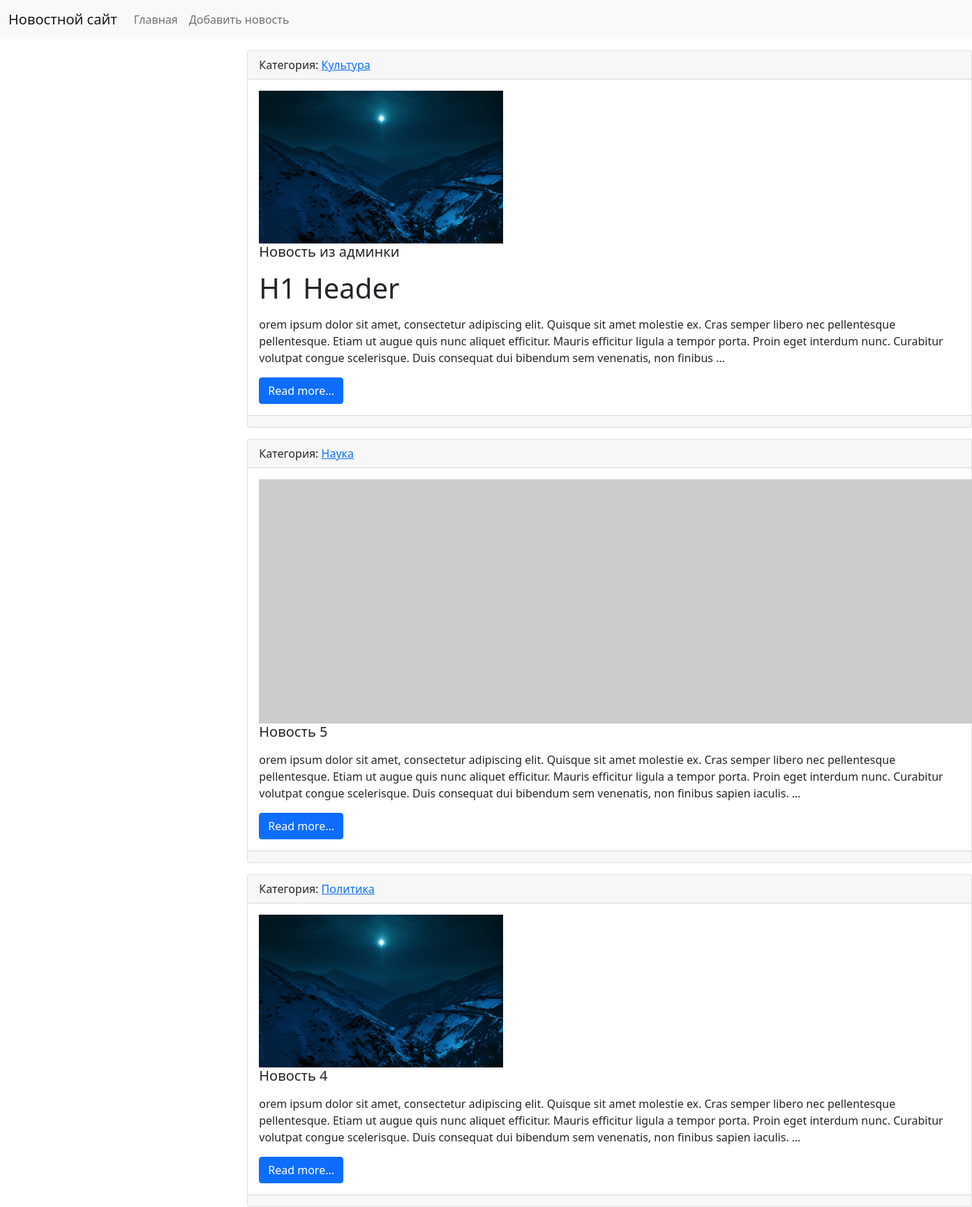
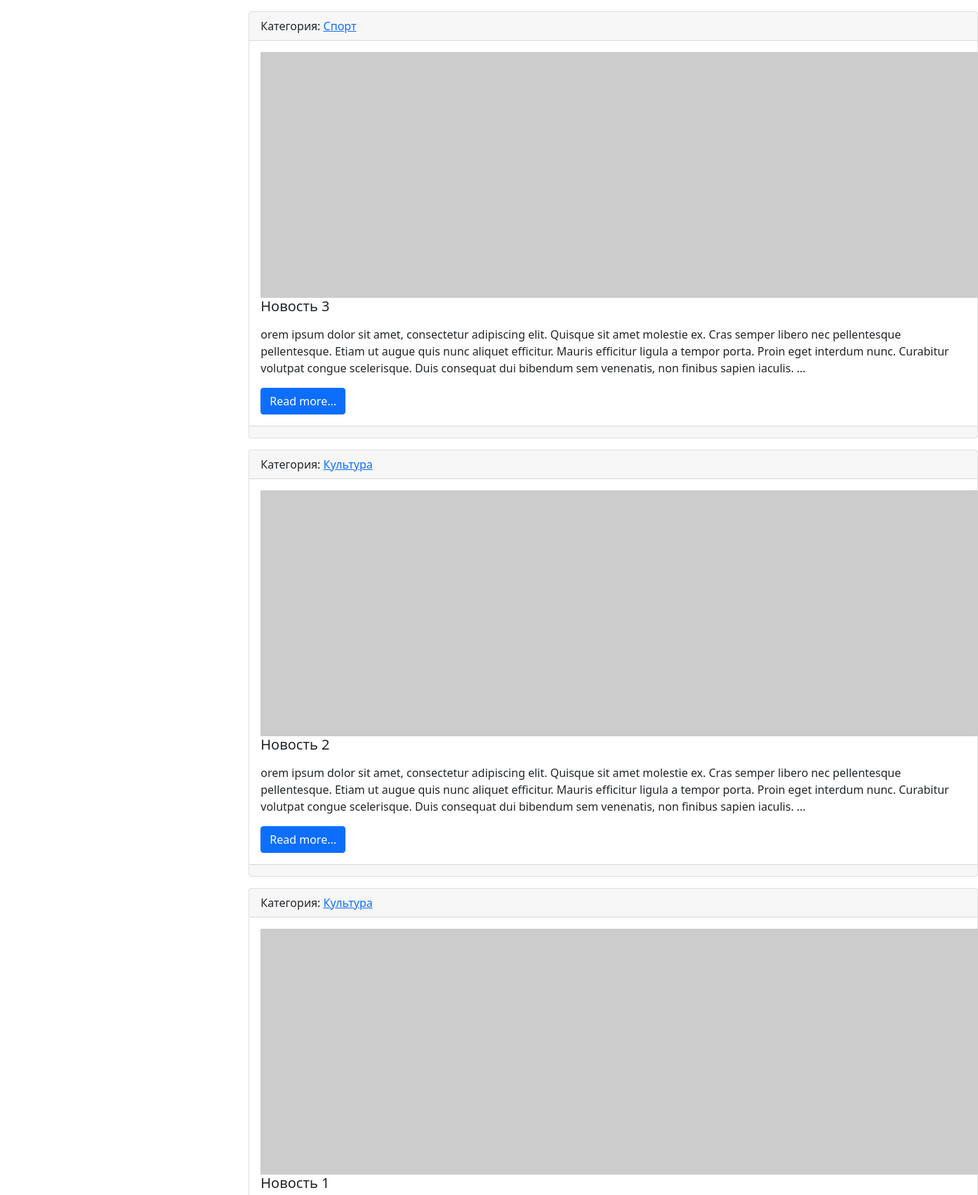
The page / (upper part) on the database its author committed (2 pictures, top to bottom).
### news/models.py (models this page shows, shortened)
class News(models.Model):
    title = models.CharField(max_length=150, verbose_name='Наименование')
    content = models.TextField(blank=True, verbose_name='Контент')
    created_at = models.DateTimeField(auto_now_add=True, verbose_name='Дата публикации')
    updated_at = models.DateTimeField(auto_now=True, verbose_name='Обновлено')
    photo = models.ImageField(upload_to='photos/%Y/%m/$d/', verbose_name='Фото', blank=True)
    is_published = models.BooleanField(default=True, verbose_name='Опубликовано')
    category = models.ForeignKey('Category', on_delete=models.PROTECT, null=True, verbose_name='Категория')
    class Meta:
        verbose_name = 'Новость'
        verbose_name_plural = 'Новости'
        ordering = ['-created_at']

class Category(models.Model):
    title = models.CharField(max_length=150, db_index=True, verbose_name='Наименование категории')
    def __str__(self):
        return self.title
    class Meta:
        verbose_name = 'Категория'
        verbose_name_plural = 'Категории'
        ordering = ['title']

### news/views.py (the view)
# urls.py: path('', index, name='home'),
def index(request):
    news = News.objects.all()
    context = {
        'news': news,
        'title': 'Список новостей',
    }
    return render(request, template_name='news/index.html', context=context)

### news/templates/news/index.html (shortened to what this page needs)
{% extends 'base.html' %}
{% block content %}
<div class=".col-md-9">
            {% for item in news %}
            <div class="card mb-3">
                <div class="card-header">
                    Категория: <a href="{% url 'category' item.category.pk %}"> {{ item.category }}</a>
                </div>
                <div class="card-body">
                    <div class="media">
                        {% if item.photo %}
                        <img src="{{ item.photo.url }}" alt="" width="350" class="mr-3">
                        {% else %}
                        <img src="https://picsum.photos/id/1060/350/235/?blur=2" alt="" class="mr-3">
                        {% endif %}
                        <div class="media-body">
                            <h5 class="card-title">{{ item.title }}</h5>
                            <p class="card-text">{{ item.content|safe|linebreaks|truncatewords:50 }}</p>
                            <a href="#" class="btn btn-primary">Read more...</a>
                        </div>
                    </div>
                </div>
                <div class="card-footer text-muted">
                </div>
            </div>
            {% endfor %}
        </div>
{% endblock %}

### rows shown on the page
News: category "Культура", photo (picture), title "Новость из админки", content "H1 Header orem ipsum dolor sit amet, consectetur adipiscing elit. Quisque sit amet molestie ex. Cras semper libero nec pellentesque pellentesque. Etiam ut augue quis nunc aliquet efficitur. Mauris efficitur ligula a tempor porta. Proin eget interdum nunc. Curabitur volutpat congue scelerisque. Duis consequat dui bibendum sem venenatis, non finibus …"
News: category "Наука", title "Новость 5", content "orem ipsum dolor sit amet, consectetur adipiscing elit. Quisque sit amet molestie ex. Cras semper libero nec pellentesque pellentesque. Etiam ut augue quis nunc aliquet efficitur. Mauris efficitur ligula a tempor porta. Proin eget interdum nunc. Curabitur volutpat congue scelerisque. Duis consequat dui bibendum sem venenatis, non finibus sapien iaculis. …"
News: category "Политика", photo (picture), title "Новость 4", content "orem ipsum dolor sit amet, consectetur adipiscing elit. Quisque sit amet molestie ex. Cras semper libero nec pellentesque pellentesque. Etiam ut augue quis nunc aliquet efficitur. Mauris efficitur ligula a tempor porta. Proin eget interdum nunc. Curabitur volutpat congue scelerisque. Duis consequat dui bibendum sem venenatis, non finibus sapien iaculis. …"
News: category "Спорт", title "Новость 3", content "orem ipsum dolor sit amet, consectetur adipiscing elit. Quisque sit amet molestie ex. Cras semper libero nec pellentesque pellentesque. Etiam ut augue quis nunc aliquet efficitur. Mauris efficitur ligula a tempor porta. Proin eget interdum nunc. Curabitur volutpat congue scelerisque. Duis consequat dui bibendum sem venenatis, non finibus sapien iaculis. …"
News: category "Культура", title "Новость 2", content "orem ipsum dolor sit amet, consectetur adipiscing elit. Quisque sit amet molestie ex. Cras semper libero nec pellentesque pellentesque. Etiam ut augue quis nunc aliquet efficitur. Mauris efficitur ligula a tempor porta. Proin eget interdum nunc. Curabitur volutpat congue scelerisque. Duis consequat dui bibendum sem venenatis, non finibus sapien iaculis. …"
News: category "Культура", title "Новость 1"
